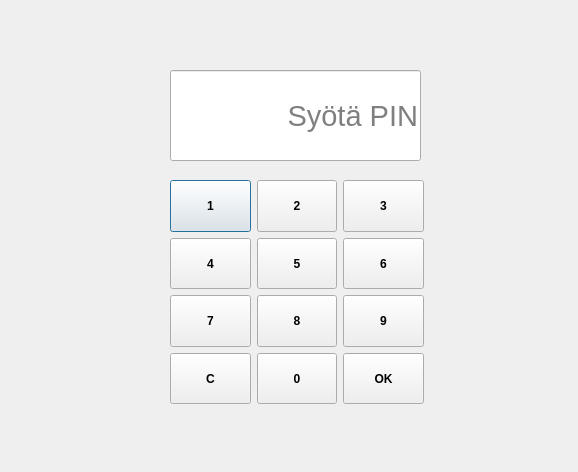
<?xml version="1.0" encoding="UTF-8"?>
<ui version="4.0">
 <class>pinkoodiMoottoriDialogi</class>
 <widget class="QDialog" name="pinkoodiMoottoriDialogi">
  <property name="geometry">
   <rect>
    <x>0</x>
    <y>0</y>
    <width>578</width>
    <height>472</height>
   </rect>
  </property>
  <property name="windowTitle">
   <string>Dialog</string>
  </property>
  <widget class="QLineEdit" name="lineEditPin">
   <property name="geometry">
    <rect>
     <x>170</x>
     <y>70</y>
     <width>251</width>
     <height>91</height>
    </rect>
   </property>
   <property name="sizePolicy">
    <sizepolicy hsizetype="MinimumExpanding" vsizetype="Fixed">
     <horstretch>0</horstretch>
     <verstretch>0</verstretch>
    </sizepolicy>
   </property>
   <property name="font">
    <font>
     <pointsize>22</pointsize>
    </font>
   </property>
   <property name="text">
    <string/>
   </property>
   <property name="maxLength">
    <number>4</number>
   </property>
   <property name="alignment">
    <set>Qt::AlignRight|Qt::AlignTrailing|Qt::AlignVCenter</set>
   </property>
   <property name="placeholderText">
    <string>Syötä PIN</string>
   </property>
  </widget>
  <widget class="QWidget" name="layoutWidget">
   <property name="geometry">
    <rect>
     <x>170</x>
     <y>180</y>
     <width>254</width>
     <height>224</height>
    </rect>
   </property>
   <layout class="QGridLayout" name="gridLayout">
    <item row="0" column="0">
     <widget class="QPushButton" name="pushButton1">
      <property name="sizePolicy">
       <sizepolicy hsizetype="Minimum" vsizetype="Minimum">
        <horstretch>0</horstretch>
        <verstretch>0</verstretch>
       </sizepolicy>
      </property>
      <property name="minimumSize">
       <size>
        <width>51</width>
        <height>51</height>
       </size>
      </property>
      <property name="font">
       <font>
        <weight>75</weight>
        <bold>true</bold>
       </font>
      </property>
      <property name="text">
       <string>1</string>
      </property>
     </widget>
    </item>
    <item row="0" column="1">
     <widget class="QPushButton" name="pushButton2">
      <property name="sizePolicy">
       <sizepolicy hsizetype="Minimum" vsizetype="Minimum">
        <horstretch>0</horstretch>
        <verstretch>0</verstretch>
       </sizepolicy>
      </property>
      <property name="minimumSize">
       <size>
        <width>51</width>
        <height>51</height>
       </size>
      </property>
      <property name="font">
       <font>
        <weight>75</weight>
        <bold>true</bold>
       </font>
      </property>
      <property name="text">
       <string>2</string>
      </property>
     </widget>
    </item>
    <item row="0" column="2">
     <widget class="QPushButton" name="pushButton3">
      <property name="sizePolicy">
       <sizepolicy hsizetype="Minimum" vsizetype="Minimum">
        <horstretch>0</horstretch>
        <verstretch>0</verstretch>
       </sizepolicy>
      </property>
      <property name="minimumSize">
       <size>
        <width>51</width>
        <height>51</height>
       </size>
      </property>
      <property name="font">
       <font>
        <weight>75</weight>
        <bold>true</bold>
       </font>
      </property>
      <property name="text">
       <string>3</string>
      </property>
     </widget>
    </item>
    <item row="1" column="0">
     <widget class="QPushButton" name="pushButton4">
      <property name="sizePolicy">
       <sizepolicy hsizetype="Minimum" vsizetype="Minimum">
        <horstretch>0</horstretch>
        <verstretch>0</verstretch>
       </sizepolicy>
      </property>
      <property name="minimumSize">
       <size>
        <width>51</width>
        <height>51</height>
       </size>
      </property>
      <property name="font">
       <font>
        <weight>75</weight>
        <bold>true</bold>
       </font>
      </property>
      <property name="text">
       <string>4</string>
      </property>
     </widget>
    </item>
    <item row="1" column="1">
     <widget class="QPushButton" name="pushButton5">
      <property name="sizePolicy">
       <sizepolicy hsizetype="Minimum" vsizetype="Minimum">
        <horstretch>0</horstretch>
        <verstretch>0</verstretch>
       </sizepolicy>
      </property>
      <property name="minimumSize">
       <size>
        <width>51</width>
        <height>51</height>
       </size>
      </property>
      <property name="font">
       <font>
        <weight>75</weight>
        <bold>true</bold>
       </font>
      </property>
      <property name="text">
       <string>5</string>
      </property>
     </widget>
    </item>
    <item row="1" column="2">
     <widget class="QPushButton" name="pushButton6">
      <property name="sizePolicy">
       <sizepolicy hsizetype="Minimum" vsizetype="Minimum">
        <horstretch>0</horstretch>
        <verstretch>0</verstretch>
       </sizepolicy>
      </property>
      <property name="minimumSize">
       <size>
        <width>51</width>
        <height>51</height>
       </size>
      </property>
      <property name="font">
       <font>
        <weight>75</weight>
        <bold>true</bold>
       </font>
      </property>
      <property name="text">
       <string>6</string>
      </property>
     </widget>
    </item>
    <item row="2" column="0">
     <widget class="QPushButton" name="pushButton7">
      <property name="sizePolicy">
       <sizepolicy hsizetype="Minimum" vsizetype="Minimum">
        <horstretch>0</horstretch>
        <verstretch>0</verstretch>
       </sizepolicy>
      </property>
      <property name="minimumSize">
       <size>
        <width>51</width>
        <height>51</height>
       </size>
      </property>
      <property name="font">
       <font>
        <weight>75</weight>
        <bold>true</bold>
       </font>
      </property>
      <property name="text">
       <string>7</string>
      </property>
     </widget>
    </item>
    <item row="2" column="1">
     <widget class="QPushButton" name="pushButton8">
      <property name="sizePolicy">
       <sizepolicy hsizetype="Minimum" vsizetype="Minimum">
        <horstretch>0</horstretch>
        <verstretch>0</verstretch>
       </sizepolicy>
      </property>
      <property name="minimumSize">
       <size>
        <width>51</width>
        <height>51</height>
       </size>
      </property>
      <property name="font">
       <font>
        <weight>75</weight>
        <bold>true</bold>
       </font>
      </property>
      <property name="text">
       <string>8</string>
      </property>
     </widget>
    </item>
    <item row="2" column="2">
     <widget class="QPushButton" name="pushButton9">
      <property name="sizePolicy">
       <sizepolicy hsizetype="Minimum" vsizetype="Minimum">
        <horstretch>0</horstretch>
        <verstretch>0</verstretch>
       </sizepolicy>
      </property>
      <property name="minimumSize">
       <size>
        <width>51</width>
        <height>51</height>
       </size>
      </property>
      <property name="font">
       <font>
        <weight>75</weight>
        <bold>true</bold>
       </font>
      </property>
      <property name="text">
       <string>9</string>
      </property>
     </widget>
    </item>
    <item row="3" column="0">
     <widget class="QPushButton" name="pushButtonC">
      <property name="sizePolicy">
       <sizepolicy hsizetype="Minimum" vsizetype="Minimum">
        <horstretch>0</horstretch>
        <verstretch>0</verstretch>
       </sizepolicy>
      </property>
      <property name="minimumSize">
       <size>
        <width>51</width>
        <height>51</height>
       </size>
      </property>
      <property name="font">
       <font>
        <weight>75</weight>
        <bold>true</bold>
       </font>
      </property>
      <property name="text">
       <string>C</string>
      </property>
     </widget>
    </item>
    <item row="3" column="1">
     <widget class="QPushButton" name="pushButton0">
      <property name="sizePolicy">
       <sizepolicy hsizetype="Minimum" vsizetype="Minimum">
        <horstretch>0</horstretch>
        <verstretch>0</verstretch>
       </sizepolicy>
      </property>
      <property name="minimumSize">
       <size>
        <width>51</width>
        <height>51</height>
       </size>
      </property>
      <property name="font">
       <font>
        <weight>75</weight>
        <bold>true</bold>
       </font>
      </property>
      <property name="text">
       <string>0</string>
      </property>
     </widget>
    </item>
    <item row="3" column="2">
     <widget class="QPushButton" name="pushButtonOK">
      <property name="sizePolicy">
       <sizepolicy hsizetype="Minimum" vsizetype="Minimum">
        <horstretch>0</horstretch>
        <verstretch>0</verstretch>
       </sizepolicy>
      </property>
      <property name="minimumSize">
       <size>
        <width>51</width>
        <height>51</height>
       </size>
      </property>
      <property name="font">
       <font>
        <weight>75</weight>
        <bold>true</bold>
       </font>
      </property>
      <property name="text">
       <string>OK</string>
      </property>
     </widget>
    </item>
   </layout>
  </widget>
 </widget>
 <resources/>
 <connections/>
</ui>
